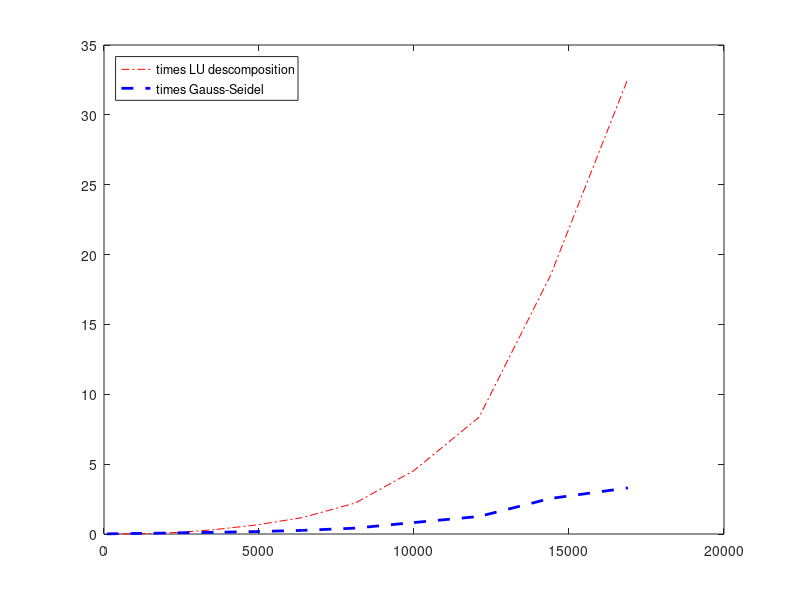

The MATLAB script that drew this image:
%%%% Grafica de los tiempos de ejecuciones del método de  
%descomposición LU vs Gauss-Seidel

x = [100 400 900 1600 2500 3600 4900 6400 8100 10000 12100 14400 16900];   % Tamaños del problema

y1 = [0 0.0008 0.0088 0.0387 0.1260 0.3214 0.6435 1.1753 2.2112 4.5456 8.3655 18.4929 32.5912];  % Datos de los tiempos de descomposición LU
y2 = [0.0107 0.0229 0.0364 0.0551 0.0883 0.1214 0.1743 0.2596 0.4191 0.8221 1.2545 2.5424 3.2981];  % Datos de los tiempos de Gauss-Seidel

figure
plot(x,y1,'r-.',x,y2,'b--','LineWidth',2);
legend({'times LU descomposition','times Gauss-Seidel'},'location','northwest');
